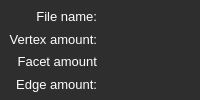
         <widget class="QFrame" name="frame_info">
          <property name="autoFillBackground">
           <bool>false</bool>
          </property>
          <property name="styleSheet">
           <string notr="true">QFrame {
	background-color: #2E2E2E;
}</string>
          </property>
          <property name="frameShape">
           <enum>QFrame::NoFrame</enum>
          </property>
          <property name="frameShadow">
           <enum>QFrame::Raised</enum>
          </property>
          <layout class="QGridLayout" name="gridLayout_8">
           <property name="leftMargin">
            <number>7</number>
           </property>
           <property name="topMargin">
            <number>7</number>
           </property>
           <property name="rightMargin">
            <number>7</number>
           </property>
           <property name="bottomMargin">
            <number>7</number>
           </property>
           <item row="3" column="1">
            <widget class="QLabel" name="ECount">
             <property name="font">
              <font>
               <pointsize>10</pointsize>
              </font>
             </property>
             <property name="styleSheet">
              <string notr="true">QLabel {
	color: white;
}</string>
             </property>
             <property name="text">
              <string/>
             </property>
            </widget>
           </item>
           <item row="3" column="0">
            <widget class="QLabel" name="label_edge_amount">
             <property name="font">
              <font>
               <pointsize>10</pointsize>
              </font>
             </property>
             <property name="styleSheet">
              <string notr="true">QLabel {
	color: white;
}</string>
             </property>
             <property name="text">
              <string>Edge amount:</string>
             </property>
             <property name="alignment">
              <set>Qt::AlignRight|Qt::AlignTrailing|Qt::AlignVCenter</set>
             </property>
            </widget>
           </item>
           <item row="2" column="1">
            <widget class="QLabel" name="FCount">
             <property name="font">
              <font>
               <pointsize>10</pointsize>
              </font>
             </property>
             <property name="styleSheet">
              <string notr="true">QLabel {
	color: white;
}</string>
             </property>
             <property name="text">
              <string/>
             </property>
            </widget>
           </item>
           <item row="0" column="1">
            <widget class="QLabel" name="FileName">
             <property name="font">
              <font>
               <pointsize>10</pointsize>
              </font>
             </property>
             <property name="styleSheet">
              <string notr="true">QLabel {
	color: white;
}</string>
             </property>
             <property name="text">
              <string/>
             </property>
            </widget>
           </item>
           <item row="0" column="0">
            <widget class="QLabel" name="label_file_name">
             <property name="minimumSize">
              <size>
               <width>0</width>
               <height>0</height>
              </size>
             </property>
             <property name="maximumSize">
              <size>
               <width>16777215</width>
               <height>16777215</height>
              </size>
             </property>
             <property name="font">
              <font>
               <pointsize>10</pointsize>
              </font>
             </property>
             <property name="styleSheet">
              <string notr="true">QLabel {
	color: white;
}</string>
             </property>
             <property name="text">
              <string>File name:</string>
             </property>
             <property name="alignment">
              <set>Qt::AlignRight|Qt::AlignTrailing|Qt::AlignVCenter</set>
             </property>
            </widget>
           </item>
           <item row="1" column="0">
            <widget class="QLabel" name="label_vertex_am">
             <property name="minimumSize">
              <size>
               <width>0</width>
               <height>0</height>
              </size>
             </property>
             <property name="maximumSize">
              <size>
               <width>16777215</width>
               <height>16</height>
              </size>
             </property>
             <property name="font">
              <font>
               <pointsize>10</pointsize>
              </font>
             </property>
             <property name="styleSheet">
              <string notr="true">QLabel {
	color: white;
}</string>
             </property>
             <property name="text">
              <string>Vertex amount:</string>
             </property>
             <property name="alignment">
              <set>Qt::AlignRight|Qt::AlignTrailing|Qt::AlignVCenter</set>
             </property>
            </widget>
           </item>
           <item row="2" column="0">
            <widget class="QLabel" name="label_facets_am">
             <property name="minimumSize">
              <size>
               <width>0</width>
               <height>0</height>
              </size>
             </property>
             <property name="maximumSize">
              <size>
               <width>16777215</width>
               <height>16</height>
              </size>
             </property>
             <property name="font">
              <font>
               <pointsize>10</pointsize>
              </font>
             </property>
             <property name="styleSheet">
              <string notr="true">QLabel {
	color: white;
}</string>
             </property>
             <property name="text">
              <string>Facet amount</string>
             </property>
             <property name="alignment">
              <set>Qt::AlignRight|Qt::AlignTrailing|Qt::AlignVCenter</set>
             </property>
            </widget>
           </item>
           <item row="1" column="1">
            <widget class="QLabel" name="VCount">
             <property name="font">
              <font>
               <pointsize>10</pointsize>
              </font>
             </property>
             <property name="styleSheet">
              <string notr="true">QLabel {
	color: white;
}</string>
             </property>
             <property name="text">
              <string/>
             </property>
            </widget>
           </item>
          </layout>
         </widget>
